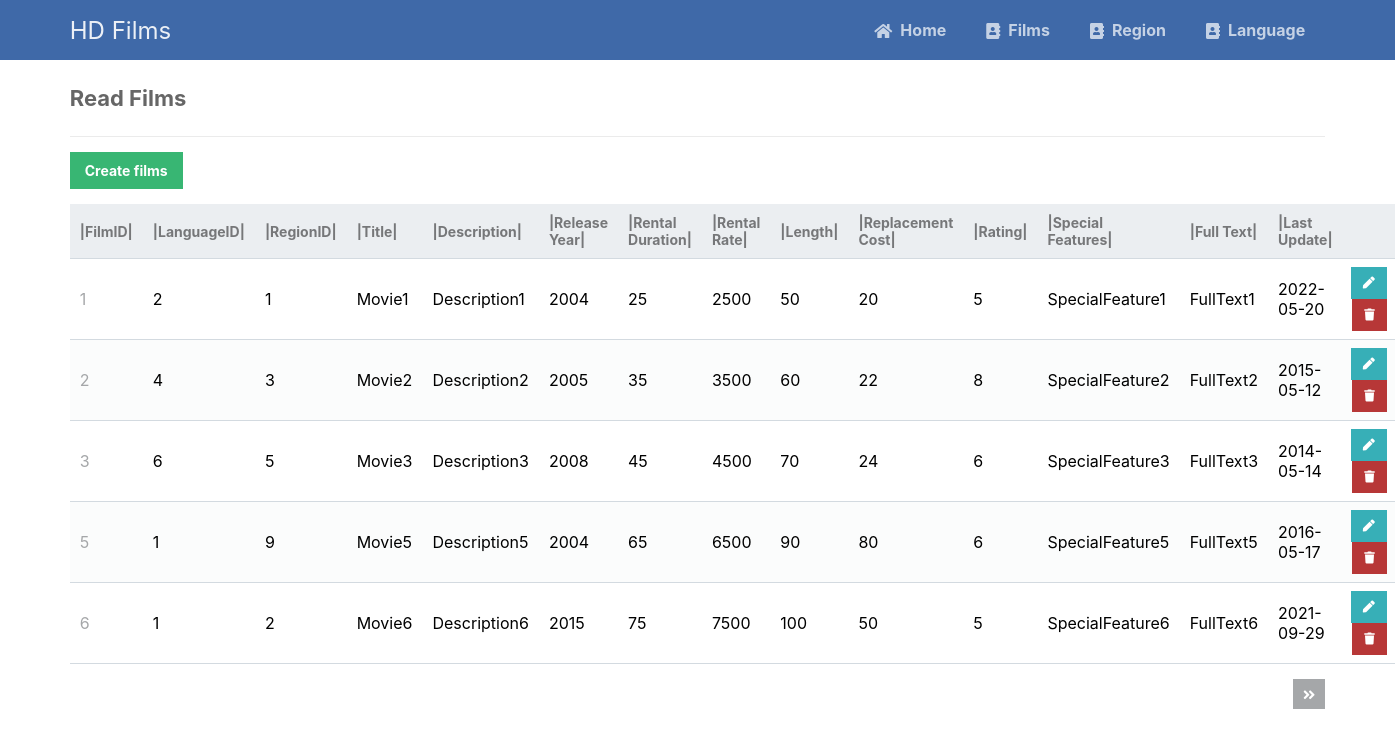
/phpcrud/read.php, run on the app's committed database.
### tables this page shows
CREATE TABLE Film (
	Film_ID INTEGER NOT NULL,
	LanguageID INTEGER NOT NULL,
	RegionID INTEGER NOT NULL,
	Title varchar(255) NOT NULL,
	Description varchar(255),
	Release_Year INTEGER NOT NULL,
	Rental_Duration INTEGER NOT NULL,
	Rental_Rate NUMERIC(19, 0) NOT NULL,
	Length INTEGER,
	Replacement_Cost NUMERIC(19, 0) NOT NULL,
	Rating INTEGER,
	Special_Features varchar(255),
	FullText_Var varchar(255),
	Last_Update date NOT NULL,	
	CONSTRAINT Film_PK PRIMARY KEY (Film_ID),	 
	CONSTRAINT Film_FK FOREIGN KEY (LanguageID) REFERENCES Language (LanguageID),   
	CONSTRAINT Film_FK_1 FOREIGN KEY (RegionID) REFERENCES Region(RegionID)			 
);

### phpcrud/read.php (the view, shortened to what this page needs)
<?php
include 'functions.php';
$pdo = pdo_connect_mysql();
$page = isset($_GET['page']) && is_numeric($_GET['page']) ? (int)$_GET['page'] : 1;
$records_per_page = 5;
$stmt = $pdo->prepare('SELECT * FROM Film ORDER BY Film_ID LIMIT :current_page, :record_per_page');
$stmt->bindValue(':current_page', ($page-1)*$records_per_page, PDO::PARAM_INT);
$stmt->bindValue(':record_per_page', $records_per_page, PDO::PARAM_INT);
$stmt->execute();
$Film = $stmt->fetchAll(PDO::FETCH_ASSOC);
$num_Film = $pdo->query('SELECT COUNT(*) FROM Film')->fetchColumn();
?>
<?=template_header('Read')?>
<div class="content read">
	<h2>Read Films</h2>
	<a href="create.php" class="create-films">Create films</a>
	<table>
        <thead>
            <tr>
                <td>|FilmID|</td>
                <td>|LanguageID|</td>
                <td>|RegionID|</td>
                <td>|Title|</td>
                <td>|Description|</td>
                <td>|Release Year|</td>
                <td>|Rental Duration|</td>
                <td>|Rental Rate|</td>
                <td>|Length|</td>
                <td>|Replacement Cost|</td>
                <td>|Rating|</td>
                <td>|Special Features|</td>
                <td>|Full Text|</td>
                <td>|Last Update|</td>
                <td></td>
            </tr>
        </thead>
        <tbody>
            <?php foreach ($Film as $films): ?>
            <tr>
                <td><?=$films['Film_ID']?></td>
                <td><?=$films['LanguageID']?></td>
                <td><?=$films['RegionID']?></td>
                <td><?=$films['Title']?></td>
                <td><?=$films['Description']?></td>
                <td><?=$films['Release_Year']?></td>
                <td><?=$films['Rental_Duration']?></td>
                <td><?=$films['Rental_Rate']?></td>
                <td><?=$films['Length']?></td>
                <td><?=$films['Replacement_Cost']?></td>
                <td><?=$films['Rating']?></td>
                <td><?=$films['Special_Features']?></td>
                <td><?=$films['FullText_Var']?></td>
                <td><?=$films['Last_Update']?></td>
                <td class="actions">
                    <a href="update.php?Film_ID=<?=$films['Film_ID']?>" class="edit"><i class="fas fa-pen fa-xs"></i></a>
                    <a href="delete.php?Film_ID=<?=$films['Film_ID']?>" class="trash"><i class="fas fa-trash fa-xs"></i></a>
                </td>
            </tr>
            <?php endforeach; ?>
        </tbody>
    </table>
	<div class="pagination">
		<?php if ($page*$records_per_page < $num_Film): ?>
		<a href="read.php?page=<?=$page+1?>"><i class="fas fa-angle-double-right fa-sm"></i></a>
		<?php endif; ?>
	</div>
</div>
<?=template_footer()?>

### phpcrud/functions.php (shortened to what this page needs)
<?php
function template_header($title) {
echo <<<EOT
<!DOCTYPE html>
<html>
	<head>
		<meta charset="utf-8">
		<title>$title</title>
		<link href="style.css" rel="stylesheet" type="text/css">
		<link rel="stylesheet" href="https://use.fontawesome.com/releases/v5.7.1/css/all.css">
	</head>
	<body>
    <nav class="navtop">
    	<div>
    		<h1>HD Films</h1>
            <a href="index.php"><i class="fas fa-home"></i>Home</a>
			<a href="read.php"><i class="fas fa-address-book"></i>Films</a>
			<a href="readR.php"><i class="fas fa-address-book"></i>Region</a>
			<a href="readL.php"><i class="fas fa-address-book"></i>Language</a>
    	</div>
    </nav>
EOT;
}
function template_footer() {
echo <<<EOT
    </body>
</html>
EOT;
}
?>

### phpcrud/style.css (style rules this page uses)
* { box-sizing: border-box; font-family: -apple-system, BlinkMacSystemFont, 'segoe ui', roboto, oxygen, ubuntu, cantarell, 'fira sans', 'droid sans', 'helvetica neue', Arial, sans-serif; font-size: 16px; -webkit-font-smoothing: antialiased; -moz-osx-font-smoothing: grayscale; }
body { background-color: #ffffff; margin: 0; }
.navtop { background-color: #3f69a8; height: 60px; width: 100%; border: 0; }
.navtop div { display: flex; margin: 0 auto; padding: 0 5vw; width: 100vw; height: 100%; }
.navtop div h1, .navtop div a { display: inline-flex; align-items: center; }
.navtop div h1 { flex: 1; font-size: 24px; padding: 0; margin: 0; color: #ecf0f6; font-weight: normal; }
.navtop div a { padding: 0 20px; text-decoration: none; color: #c5d2e5; font-weight: bold; }
.navtop div a i { padding: 2px 8px 0 0; }
.content { width: 90vw; margin: 0 auto; }
.content h2 { margin: 0; padding: 25px 0; font-size: 22px; border-bottom: 1px solid #ebebeb; color: #666666; }
.create-films { display: inline-block; text-decoration: none; background-color: #38b673; font-weight: bold; font-size: 14px; color: #ffffff; padding: 10px 15px; margin: 15px 0; }
.read .pagination { display: flex; justify-content: flex-end; }
.read .pagination a { display: inline-block; text-decoration: none; background-color: #a5a7a9; font-weight: bold; color: #ffffff; padding: 5px 10px; margin: 15px 0 15px 5px; }
.read table { width: 100%; padding-top: 30px; border-collapse: collapse; }
.read table thead { background-color: #ebeef1; border-bottom: 1px solid #d3dae0; }
.read table thead td { padding: 10px; font-weight: bold; color: #767779; font-size: 14px; }
.read table tbody tr { border-bottom: 1px solid #d3dae0; }
.read table tbody tr:nth-child(even) { background-color: #fbfcfc; }
.read table tbody tr td { padding: 10px; }
.read table tbody tr td:nth-child(1) { color: #a5a7a9; }
.read table tbody tr td.actions { padding: 8px; text-align: right; }
.read table tbody tr td.actions .edit, .read table tbody tr td.actions .trash { display: inline-flex; text-align: right; text-decoration: none; color: #ffffff; padding: 10px 12px; }
.read table tbody tr td.actions .trash { background-color: #b73737; }
.read table tbody tr td.actions .edit { background-color: #37afb7; }

### data on the page
film: Film_ID "1", LanguageID "2", RegionID "1", Title "Movie1", Description "Description1", Release_Year "2004", Rental_Duration "25", Rental_Rate "2500", Length "50", Replacement_Cost "20", Rating "5", Special_Features "SpecialFeature1", FullText_Var "FullText1", Last_Update "2022-05-20"
film: Film_ID "2", LanguageID "4", RegionID "3", Title "Movie2", Description "Description2", Release_Year "2005", Rental_Duration "35", Rental_Rate "3500", Length "60", Replacement_Cost "22", Rating "8", Special_Features "SpecialFeature2", FullText_Var "FullText2", Last_Update "2015-05-12"
film: Film_ID "3", LanguageID "6", RegionID "5", Title "Movie3", Description "Description3", Release_Year "2008", Rental_Duration "45", Rental_Rate "4500", Length "70", Replacement_Cost "24", Rating "6", Special_Features "SpecialFeature3", FullText_Var "FullText3", Last_Update "2014-05-14"
film: Film_ID "5", LanguageID "1", RegionID "9", Title "Movie5", Description "Description5", Release_Year "2004", Rental_Duration "65", Rental_Rate "6500", Length "90", Replacement_Cost "80", Rating "6", Special_Features "SpecialFeature5", FullText_Var "FullText5", Last_Update "2016-05-17"
film: Film_ID "6", LanguageID "1", RegionID "2", Title "Movie6", Description "Description6", Release_Year "2015", Rental_Duration "75", Rental_Rate "7500", Length "100", Replacement_Cost "50", Rating "5", Special_Features "SpecialFeature6", FullText_Var "FullText6", Last_Update "2021-09-29"
